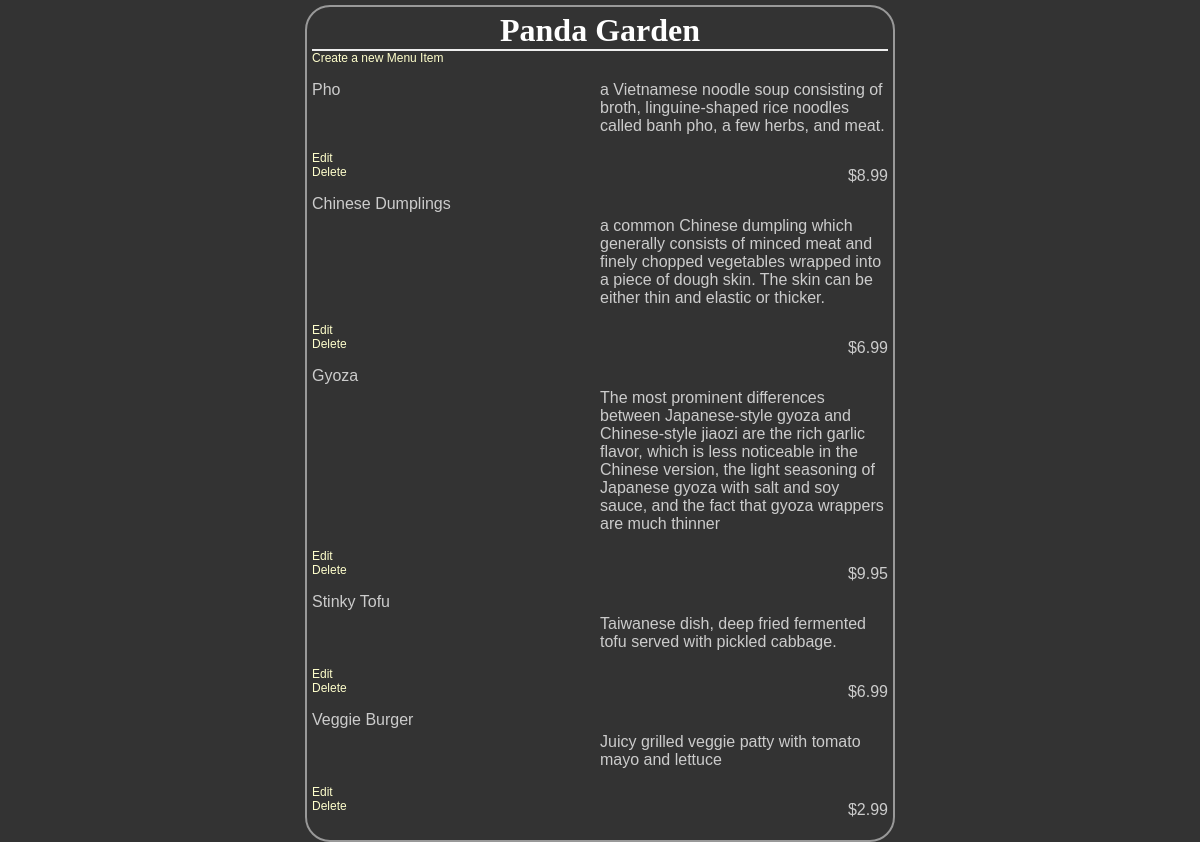
/restaurants/5/, run on the app's committed database.
### database_setup.py (models this page shows, shortened)
class Restaurant(Base):
    __tablename__ = 'restaurant'
    name = Column(String(80) ,nullable = False)
    id = Column(Integer , primary_key = True)

class Menu(Base):
    __tablename__ = 'menu_item'
    name = Column(String(120) , nullable = False)
    id = Column(Integer , primary_key = True)
    course = Column(String(250))
    description = Column(String(250))
    price = Column(String(8))
    restaurant_id = Column(Integer , ForeignKey('restaurant.id'))
    restaurant = relationship(Restaurant)

### Restaurant.py (the view)
@app.route('/')
@app.route('/restaurants/<int:restaurant_id>/')
def restaurantMenu(restaurant_id):
	restaurant = session.query(Restaurant).filter_by(id = restaurant_id).one()
	items = session.query(Menu).filter_by(restaurant_id = restaurant_id)
	return render_template('Menu_template.html', restaurant = restaurant , items = items)

### templates/Menu_template.html (shortened to what this page needs)
<html>
<head>
	<link rel= stylesheet type= text/css href= "{{ url_for('static' , filename='styles.css') }}">
</head>
<body class = "pane">
	<h1 class="header">{{restaurant.name}}</h1>
<a href = "{{ url_for('newMenuItem' , restaurant_id = restaurant.id)}}">
 Create a new Menu Item
</a>
{% for i in items %}
<div>
<p class= "name">{{i.name}}</p>
<p class= "description">{{i.description}}</p>
<p class = "price"> {{i.price}} </p>
<a href = "{{ url_for('editMenuItem' , restaurant_id = restaurant.id , menu_id =  i.id) }}" >
Edit
</a>
<a href = "{{ url_for('deleteMenuItem' , restaurant_id = restaurant.id , menu_id =  i.id ) }}" >
Delete
</a>
</div>
{% endfor %}
</body>
</html>

### static/styles.css (style rules this page uses)
body { font-family: sans-serif; background-color: #333333 }
h1, h2, h3, h4 { color: #ffffff; }
h1, h2 { font-family: 'georgia', serif; margin: 0; }
h1 { border-bottom: 2px solid #eee; }
p, dd, dt { color: #cccccc; }
a { text-decoration: none; color: #ffffcc; font-size: .75em; }
.pane { position: absolute; left: 25%; right:25%; border: 2px solid; border-radius: 25px; padding: 5px; margin: 5px; border-color: #999999; background-color: #333333 }
.header { left: 50%; text-align: center; }
.name { width: 50%; display: inline-block; float: left; }
.description { width: 50%; display: inline-block; float: left; }
.price { text-align: right; width: 50%; float: right; }

### data on the page
Restaurant: name "Panda Garden"
Menu: name "Pho", description "a Vietnamese noodle soup consisting of broth, linguine-shaped rice noodles called banh pho, a few herbs, and meat.", price "$8.99"
Menu: name "Chinese Dumplings", description "a common Chinese dumpling which generally consists of minced meat and finely chopped vegetables wrapped into a piece of dough skin. The skin can be either thin and elastic or thicker.", price "$6.99"
Menu: name "Gyoza", description "The most prominent differences between Japanese-style gyoza and Chinese-style jiaozi are the rich garlic flavor, which is less noticeable in the Chinese version, the light seasoning of Japanese gyoza with salt and soy sauce, and the fact that gyoza wrappers are much thinner", price "$9.95"
Menu: name "Stinky Tofu", description "Taiwanese dish, deep fried fermented tofu served with pickled cabbage.", price "$6.99"
Menu: name "Veggie Burger", description "Juicy grilled veggie patty with tomato mayo and lettuce", price "$2.99"
